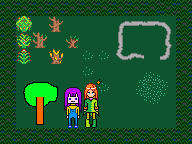

This is a level from a 2D game, rendered from its Tiled map with the project's own tilesets. A one-line summary and the complete map file follow:
An orthogonal 12x9 tile map with 16x16 px tiles, 2 tile layers (Tile Layer 1, Tile Layer 2), 3 tilesets.

<map version="1.2" tiledversion="1.2.1" orientation="orthogonal" renderorder="right-down" width="12" height="9" tilewidth="16" tileheight="16" infinite="0" nextlayerid="5" nextobjectid="3">
 <tileset firstgid="1" source="../Resources/test.tsx" />
 <tileset firstgid="43" source="../Resources/tree-sample.tsx" />
 <tileset firstgid="52" source="../Resources/sprite-pack-sample.tsx" />
 <layer id="2" name="Tile Layer 1" width="12" height="9">
  <data encoding="csv">
6,6,6,6,6,6,6,6,6,6,1073741830,6,
6,25,25,25,25,25,25,25,25,25,25,6,
6,25,25,25,25,25,25,25,25,25,25,6,
6,25,25,25,25,24,24,25,25,25,25,6,
6,25,25,25,25,24,25,25,25,3221225495,25,6,
6,25,25,25,25,25,24,25,2684354583,21,1610612759,6,
6,25,25,25,25,25,25,25,25,23,25,6,
6,25,25,25,25,25,25,25,25,25,25,6,
6,6,6,6,6,6,6,6,6,6,6,6
</data>
 </layer>
 <layer id="3" name="Tile Layer 2" width="12" height="9">
  <data encoding="csv">
0,0,0,0,0,0,0,0,0,0,0,0,
0,33,0,35,0,0,0,52,53,53,54,0,
0,34,37,0,39,0,0,2684354613,0,0,55,0,
0,38,0,36,0,0,0,58,2684354615,0,60,0,
0,0,0,0,0,0,0,0,0,0,0,0,
0,43,44,45,0,0,0,0,0,0,0,0,
0,46,47,48,0,0,0,0,0,0,0,0,
0,0,50,0,40,42,0,0,0,0,0,0,
0,0,0,0,0,0,0,0,0,0,0,0
</data>
 </layer>
</map>